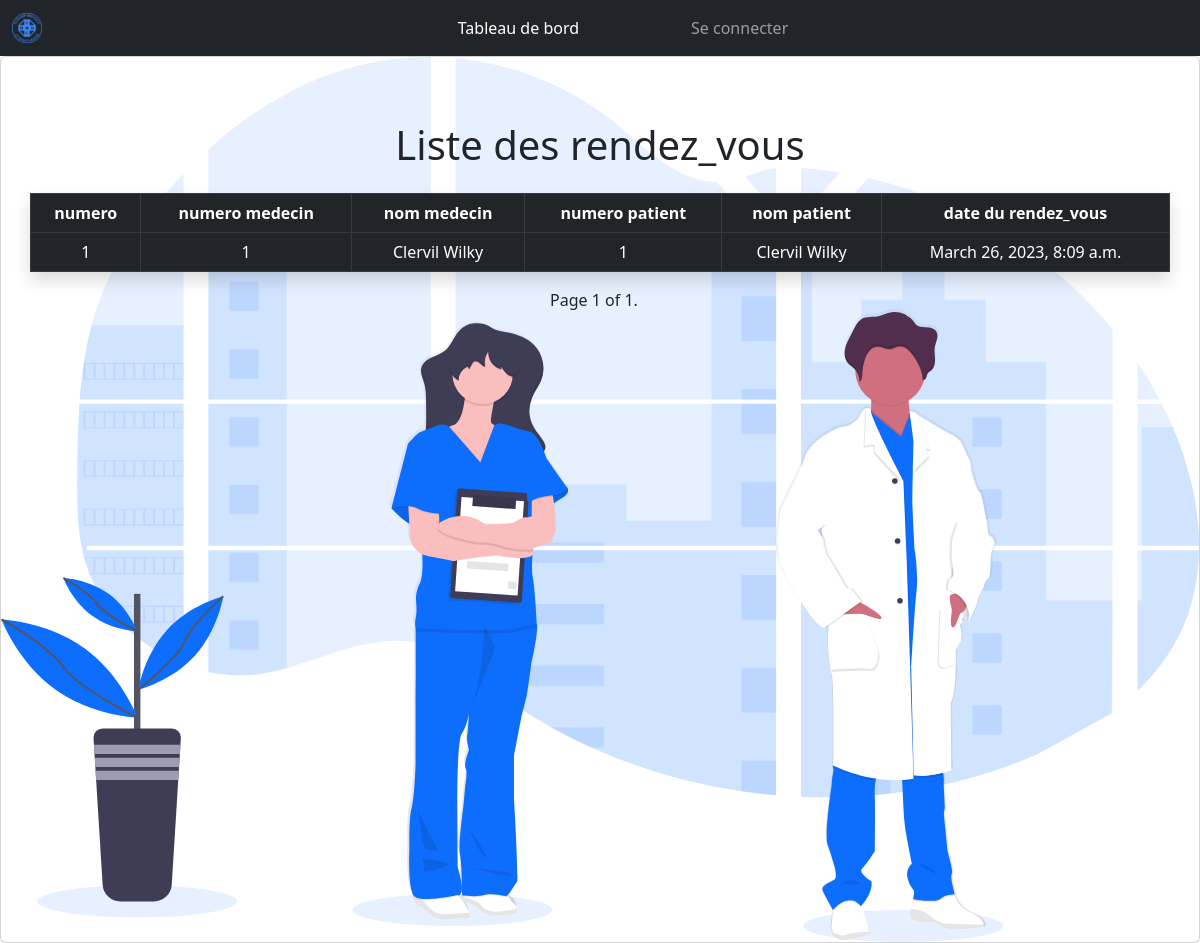
Page /imagerie_medicale/lister_rendez_vous/ on the committed database.
### imagerie_medicale/models.py (models this page shows)
class RendezVous(models.Model):
    num_rendez_vous = models.AutoField(primary_key=True)
    num_medecin = models.ForeignKey(umodels.Medecin,on_delete=models.CASCADE)
    num_patient = models.ForeignKey(acmodels.Patient,on_delete=models.CASCADE)
    date_rendez_vous = models.DateTimeField()

### medecin/models.py (models this page shows, shortened)
class Medecin(models.Model):
    num_medecin = models.AutoField(primary_key=True)
    user = models.OneToOneField(User,on_delete=models.CASCADE,null=True,blank=True)
    nom_poste = models.ForeignKey(Poste, on_delete=models.CASCADE,null=True,blank=True)
    num_medecin_chef = models.IntegerField()
    nom_medecin = models.CharField(max_length=20)
    prenom_medecin = models.CharField(max_length=20)

### accueil/models.py (models this page shows, shortened)
class Patient (models.Model):
    num_patient = models.AutoField(primary_key=True)
    nom_patient = models.CharField(max_length=20)
    prenom_patient = models.CharField(max_length=20)
    adresse_patient = models.CharField(max_length=255)
    no_tel_patient = models.IntegerField()
    date_naissance = models.DateField()
    groupe_sanguin = models.CharField(max_length=1, null=True,blank=True)

### imagerie_medicale/views.py (the view)
# urls.py: path('lister_rendez_vous/',views.ListerRendezVous.as_view(),name='lister_rendez_vous'),
class ListerRendezVous(generic.ListView):
    model = models.RendezVous
    template_name = 'imagerie_medicale/liste_rendez_vous.html'
    paginate_by = 8
    context_object_name = 'liste_rendez_vous'

### imagerie_medicale/templates/imagerie_medicale/liste_rendez_vous.html (shortened to what this page needs)
{% extends 'base.html' %}
{% load static %}
{% block content %}
    <div class="card">
        <img src="{% static 'svg2/undraw_doctors_hwty.svg' %}" class="card-img" alt="...">
        <div class="card-img-overlay w-100 justify-content-center d-flex mt-5">
            <div class="container">
                    <div class="row">
                        <h1 class="text-center">Liste des rendez_vous</h1>
                        <table class="table shadow table-bordered mt-3">
                            <thead class="table-dark">
                                <tr>
                                    <th class="text-center" scope="col">numero</th>
                                    <th class="text-center" scope="col">numero medecin</th>
                                    <th class="text-center" scope="col">nom medecin</th>
                                    <th class="text-center" scope="col">numero patient</th>
                                    <th class="text-center" scope="col">nom patient</th>
                                    <th class="text-center" scope="col">date du rendez_vous</th>
                                </tr>
                            </thead>
                            <tbody class="table-dark">
                                {% for rendez_vous in page_obj %}
                                    <tr>
                                        <td class="text-center">{{rendez_vous.num_rendez_vous}}</td>
                                        <td class="text-center">{{rendez_vous.num_medecin.num_medecin}}</td>
                                        <td class="text-center">{{rendez_vous.num_medecin.nom_medecin}} {{rendez_vous.num_medecin.prenom_medecin}}</td>
                                        <td class="text-center">{{rendez_vous.num_patient.num_patient}}</td>
                                        <td class="text-center">{{rendez_vous.num_patient.nom_patient}} {{rendez_vous.num_patient.prenom_patient}}</td>
                                        <td class="text-center">{{rendez_vous.date_rendez_vous}}</td>
                                    </tr>
                                {% endfor %}
                            </tbody>
                        </table>
                        <div class="pagination d-flex justify-content-center">
                            <span class="step-links">
                                <span class="current">
                                    Page {{ page_obj.number }} of {{ page_obj.paginator.num_pages }}.
                                </span>
                            </span>
                        </div>
                    </div>
        </div>
    </div>
{% endblock content %}

### rows in the picture
RendezVous: num_rendez_vous "1", num_medecin.num_medecin "1", num_medecin.nom_medecin "Clervil", num_medecin.prenom_medecin "Wilky", num_patient.num_patient "1", num_patient.nom_patient "Clervil", num_patient.prenom_patient "Wilky", date_rendez_vous "March 26, 2023, 8:09 a.m."

### other values in the picture
{{ page_obj.number }} "1"
{{ page_obj.paginator.num_pages }} "1"
